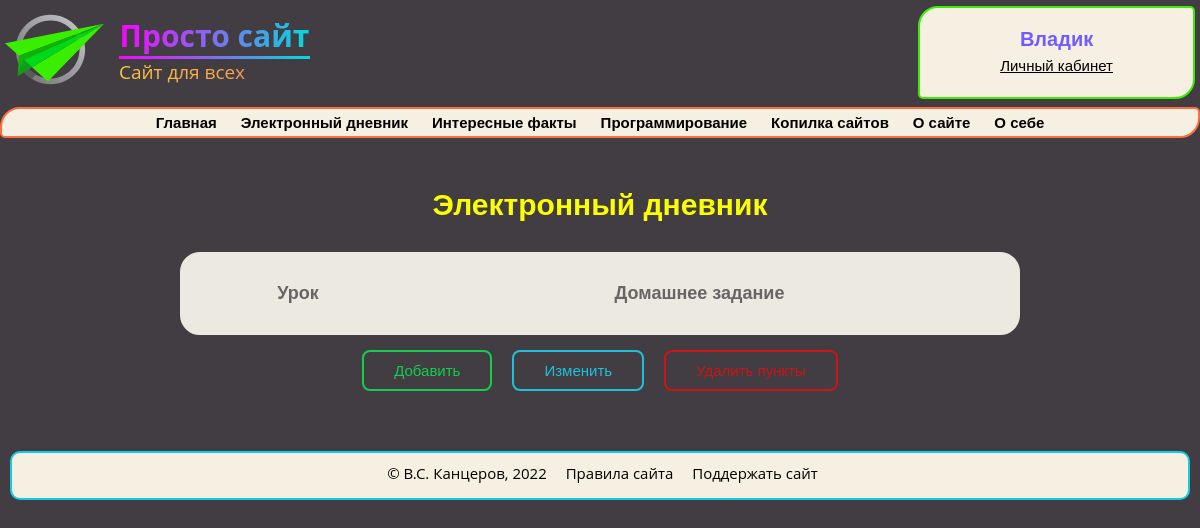
Page /homeworks (signed in) on the earlier database version.
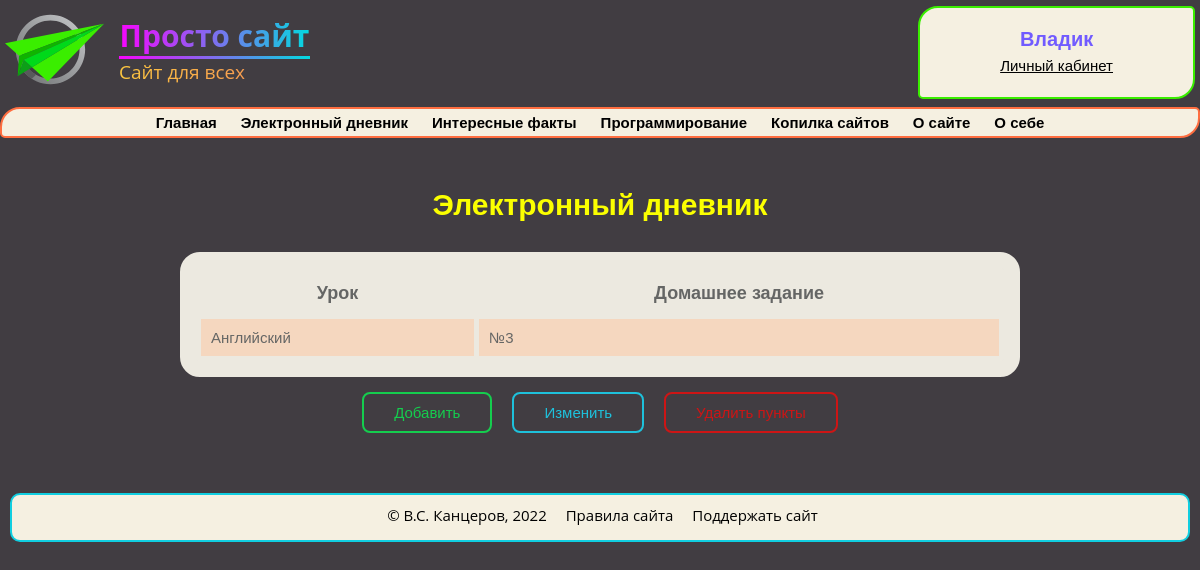
Same page on the later database version.
### data/homeworks.py (models this page shows)
class Homework(SqlAlchemyBase, UserMixin):
    __tablename__ = 'homeworks'
    id = sqlalchemy.Column(sqlalchemy.Integer, primary_key=True, autoincrement=True)
    title = sqlalchemy.Column(sqlalchemy.String, nullable=False)
    content = sqlalchemy.Column(sqlalchemy.String)
    school_id = sqlalchemy.Column(sqlalchemy.Integer, sqlalchemy.ForeignKey("schools.id"))
    class_n_id = sqlalchemy.Column(sqlalchemy.Integer, sqlalchemy.ForeignKey("class_n.id"))

### main.py (the view)
@app.route('/homeworks')
def my_homeworks():
    if current_user.is_authenticated:
        if current_user.school_id and current_user.class_n_id:
            db_sess = db_session.create_session()
            homeworks = db_sess.query(Homework).filter(Homework.class_n_id == current_user.class_n_id).all()
            return render_template('homeworks.html', homeworks=homeworks, class_n_id=current_user.class_n_id)
        elif not current_user.school_id:
            return redirect('/set/school')
        elif not current_user.class_n_id:
            return redirect('/set/class')
    return redirect('/login')

### data/db_session.py (called while the page is built)
def create_session() -> Session:
    global __factory
    return __factory()

### main.py (called while the page is built)
@login_manager.user_loader
def load_user(user_id):
    db_sess = db_session.create_session()
    return db_sess.query(User).get(user_id)

### templates/homeworks.html (shortened to what this page needs)
{% extends 'base.html' %}
{% block body %}
<h1>Электронный дневник</h1>
<table>
    <div class="div-flex">
        <tr>
            <th>Урок</th>
            <th>Домашнее задание</th>
        </tr>
        {% for homework in homeworks %}
        <tr>
            <td>{{ homework.title }}</td>
            <td>{{ homework.content}}</td>
        </tr>
        {% endfor %}
    </div>
</table>
<div class="div-flex">
    {% if current_user.admin %}
    <a class="shine-button" href="/add/homework/{{class_n_id}}">Добавить</a>
    <a class="shine-button-blue" href="/change/homeworks/{{class_n_id}}">Изменить</a>
    <a class="shine-button-red" href="/delete/homeworks/{{class_n_id}}">Удалить пункты</a>
    {% endif %}
</div>
{% endblock %}

Differences in the rows shown:
added Homework: title "Английский", content "№3"
